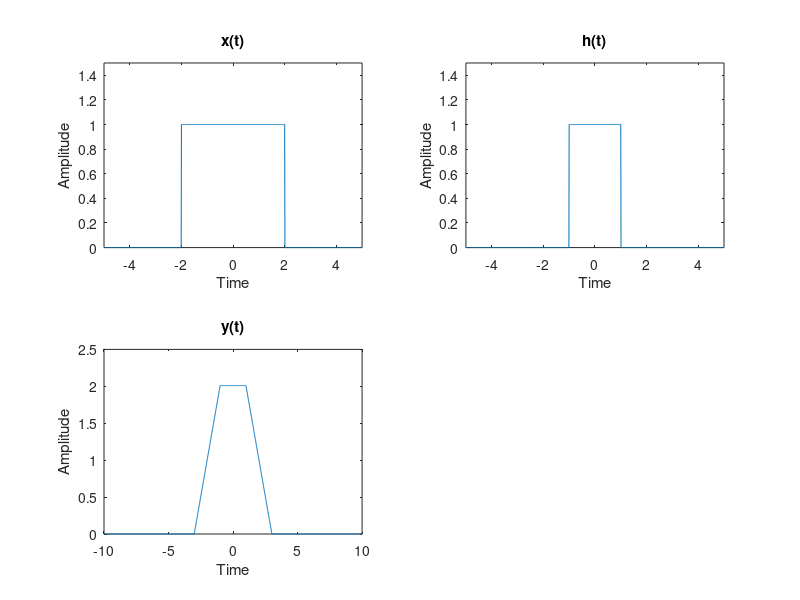

This chart was generated by the following MATLAB code:
%Part 2
t=-5:0.01:5;
x=[];
h=[];
for i=1:length(t);
      if (t(i)<=2 && t(i)>=-2)
          x(i)=1;
          if(t(i)<=1 && t(i)>=-1)
              h(i)=1;
          else
              h(i)=0;
          end
      else
          x(i)=0;
          h(i)=0;
      end
end
subplot(2,2,1);
plot(t,x);
xlabel('Time');
ylabel('Amplitude');
title('x(t)');
axis([-5,5,0,1.5]);
subplot(2,2,2);
plot(t,h);
xlabel('Time');
ylabel('Amplitude');
title('h(t)');
axis([-5,5,0,1.5]);

l1=length(x);
l2=length(h);
X=[x zeros(1,l2-1)];
H=[h zeros(1,l1-1)];

y=zeros(1,length(X));
for i=1:length(X)
    y(i)=(X(1:i)*H(i:-1:1)').*0.01;
end
T=-10:0.01:10;
subplot(2,2,3);
plot(T,y);
xlabel('Time');
ylabel('Amplitude');
title('y(t)');